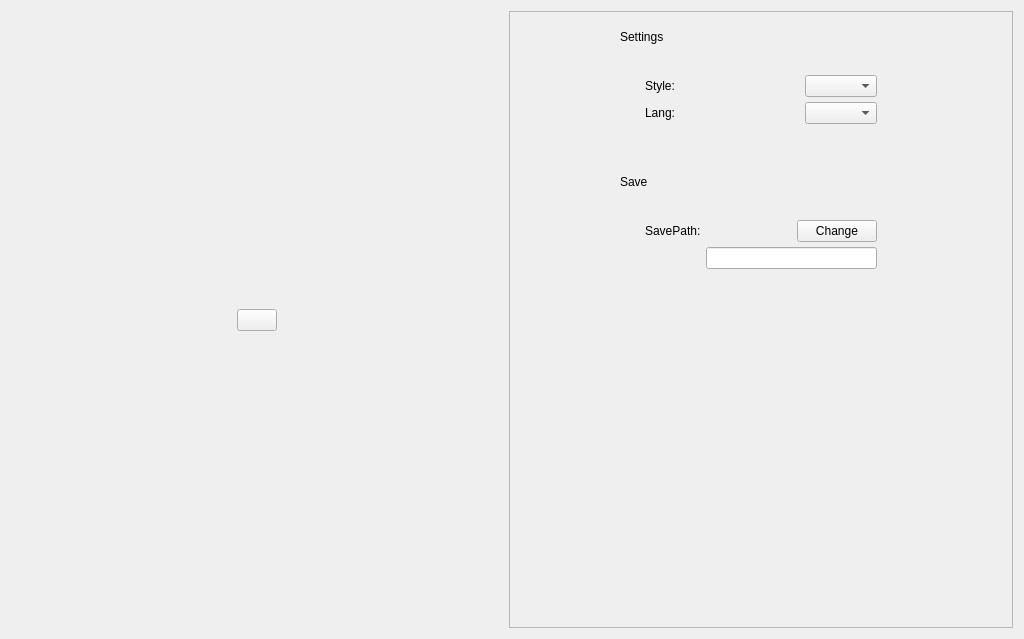
<?xml version="1.0" encoding="UTF-8"?>
<ui version="4.0">
 <class>CatSettings</class>
 <widget class="QWidget" name="CatSettings">
  <property name="geometry">
   <rect>
    <x>0</x>
    <y>0</y>
    <width>1024</width>
    <height>639</height>
   </rect>
  </property>
  <property name="windowTitle">
   <string>Form</string>
  </property>
  <layout class="QHBoxLayout" name="RootLayout">
   <item>
    <layout class="QVBoxLayout" name="LogVboxLayout">
     <item>
      <spacer name="LogTopSpacer">
       <property name="orientation">
        <enum>Qt::Vertical</enum>
       </property>
       <property name="sizeHint" stdset="0">
        <size>
         <width>20</width>
         <height>40</height>
        </size>
       </property>
      </spacer>
     </item>
     <item>
      <layout class="QHBoxLayout" name="LogHboxLayout">
       <item>
        <spacer name="LogLeftSpacer">
         <property name="orientation">
          <enum>Qt::Horizontal</enum>
         </property>
         <property name="sizeHint" stdset="0">
          <size>
           <width>40</width>
           <height>20</height>
          </size>
         </property>
        </spacer>
       </item>
       <item>
        <widget class="QPushButton" name="Log">
         <property name="text">
          <string/>
         </property>
        </widget>
       </item>
       <item>
        <spacer name="LogRightSpacer">
         <property name="orientation">
          <enum>Qt::Horizontal</enum>
         </property>
         <property name="sizeHint" stdset="0">
          <size>
           <width>40</width>
           <height>20</height>
          </size>
         </property>
        </spacer>
       </item>
      </layout>
     </item>
     <item>
      <spacer name="LogBottomSpacer">
       <property name="orientation">
        <enum>Qt::Vertical</enum>
       </property>
       <property name="sizeHint" stdset="0">
        <size>
         <width>20</width>
         <height>40</height>
        </size>
       </property>
      </spacer>
     </item>
    </layout>
   </item>
   <item>
    <widget class="QScrollArea" name="ScrollRootArea">
     <property name="widgetResizable">
      <bool>true</bool>
     </property>
     <widget class="QWidget" name="CatSettingRoot">
      <property name="geometry">
       <rect>
        <x>0</x>
        <y>0</y>
        <width>532</width>
        <height>619</height>
       </rect>
      </property>
      <layout class="QVBoxLayout" name="verticalLayout">
       <item>
        <layout class="QHBoxLayout" name="horizontalLayout">
         <item>
          <spacer name="horizontalSpacer_2">
           <property name="orientation">
            <enum>Qt::Horizontal</enum>
           </property>
           <property name="sizeType">
            <enum>QSizePolicy::Maximum</enum>
           </property>
           <property name="sizeHint" stdset="0">
            <size>
             <width>100</width>
             <height>20</height>
            </size>
           </property>
          </spacer>
         </item>
         <item>
          <widget class="QWidget" name="SettingsWidget" native="true">
           <property name="minimumSize">
            <size>
             <width>300</width>
             <height>400</height>
            </size>
           </property>
           <layout class="QVBoxLayout" name="verticalLayout_2">
            <item>
             <widget class="QLabel" name="AppSettings">
              <property name="maximumSize">
               <size>
                <width>16777215</width>
                <height>30</height>
               </size>
              </property>
              <property name="text">
               <string>Settings</string>
              </property>
             </widget>
            </item>
            <item>
             <widget class="QWidget" name="WindowColorsWidget" native="true">
              <layout class="QVBoxLayout" name="verticalLayout_3">
               <property name="leftMargin">
                <number>20</number>
               </property>
               <property name="topMargin">
                <number>20</number>
               </property>
               <property name="rightMargin">
                <number>20</number>
               </property>
               <property name="bottomMargin">
                <number>20</number>
               </property>
               <item>
                <layout class="QGridLayout" name="gridLayout">
                 <property name="leftMargin">
                  <number>5</number>
                 </property>
                 <property name="topMargin">
                  <number>5</number>
                 </property>
                 <property name="rightMargin">
                  <number>5</number>
                 </property>
                 <property name="bottomMargin">
                  <number>5</number>
                 </property>
                 <property name="spacing">
                  <number>5</number>
                 </property>
                 <item row="0" column="2">
                  <widget class="QComboBox" name="StyleComboBox"/>
                 </item>
                 <item row="1" column="0">
                  <widget class="QLabel" name="Language">
                   <property name="text">
                    <string>Lang:</string>
                   </property>
                  </widget>
                 </item>
                 <item row="0" column="0">
                  <widget class="QLabel" name="SettingStyle">
                   <property name="text">
                    <string>Style:</string>
                   </property>
                  </widget>
                 </item>
                 <item row="1" column="2">
                  <widget class="QComboBox" name="LangComboBox"/>
                 </item>
                 <item row="0" column="1">
                  <spacer name="horizontalSpacer_3">
                   <property name="orientation">
                    <enum>Qt::Horizontal</enum>
                   </property>
                   <property name="sizeHint" stdset="0">
                    <size>
                     <width>40</width>
                     <height>20</height>
                    </size>
                   </property>
                  </spacer>
                 </item>
                 <item row="1" column="1">
                  <spacer name="horizontalSpacer_4">
                   <property name="orientation">
                    <enum>Qt::Horizontal</enum>
                   </property>
                   <property name="sizeHint" stdset="0">
                    <size>
                     <width>40</width>
                     <height>20</height>
                    </size>
                   </property>
                  </spacer>
                 </item>
                </layout>
               </item>
              </layout>
             </widget>
            </item>
            <item>
             <spacer name="verticalSpacer_2">
              <property name="orientation">
               <enum>Qt::Vertical</enum>
              </property>
              <property name="sizeType">
               <enum>QSizePolicy::Maximum</enum>
              </property>
              <property name="sizeHint" stdset="0">
               <size>
                <width>20</width>
                <height>20</height>
               </size>
              </property>
             </spacer>
            </item>
            <item>
             <widget class="QLabel" name="AppSave">
              <property name="text">
               <string>Save</string>
              </property>
             </widget>
            </item>
            <item>
             <widget class="QWidget" name="SaveWidget" native="true">
              <property name="minimumSize">
               <size>
                <width>0</width>
                <height>0</height>
               </size>
              </property>
              <layout class="QVBoxLayout" name="verticalLayout_4">
               <property name="spacing">
                <number>0</number>
               </property>
               <property name="leftMargin">
                <number>20</number>
               </property>
               <property name="topMargin">
                <number>20</number>
               </property>
               <property name="rightMargin">
                <number>20</number>
               </property>
               <property name="bottomMargin">
                <number>20</number>
               </property>
               <item>
                <layout class="QGridLayout" name="gridLayout_2">
                 <property name="leftMargin">
                  <number>5</number>
                 </property>
                 <property name="topMargin">
                  <number>5</number>
                 </property>
                 <property name="rightMargin">
                  <number>5</number>
                 </property>
                 <property name="bottomMargin">
                  <number>5</number>
                 </property>
                 <property name="spacing">
                  <number>5</number>
                 </property>
                 <item row="0" column="0">
                  <widget class="QLabel" name="SavePath">
                   <property name="text">
                    <string>SavePath:</string>
                   </property>
                  </widget>
                 </item>
                 <item row="1" column="2">
                  <widget class="QLineEdit" name="SavePathEdit">
                   <property name="text">
                    <string notr="true"/>
                   </property>
                   <property name="readOnly">
                    <bool>true</bool>
                   </property>
                  </widget>
                 </item>
                 <item row="0" column="2">
                  <layout class="QHBoxLayout" name="horizontalLayout_2">
                   <item>
                    <spacer name="horizontalSpacer_5">
                     <property name="orientation">
                      <enum>Qt::Horizontal</enum>
                     </property>
                     <property name="sizeHint" stdset="0">
                      <size>
                       <width>40</width>
                       <height>20</height>
                      </size>
                     </property>
                    </spacer>
                   </item>
                   <item>
                    <widget class="QPushButton" name="ChangeButton">
                     <property name="text">
                      <string>Change</string>
                     </property>
                    </widget>
                   </item>
                  </layout>
                 </item>
                </layout>
               </item>
              </layout>
             </widget>
            </item>
            <item>
             <spacer name="verticalSpacer_3">
              <property name="orientation">
               <enum>Qt::Vertical</enum>
              </property>
              <property name="sizeHint" stdset="0">
               <size>
                <width>20</width>
                <height>40</height>
               </size>
              </property>
             </spacer>
            </item>
           </layout>
          </widget>
         </item>
         <item>
          <spacer name="horizontalSpacer">
           <property name="orientation">
            <enum>Qt::Horizontal</enum>
           </property>
           <property name="sizeType">
            <enum>QSizePolicy::Maximum</enum>
           </property>
           <property name="sizeHint" stdset="0">
            <size>
             <width>100</width>
             <height>20</height>
            </size>
           </property>
          </spacer>
         </item>
        </layout>
       </item>
       <item>
        <spacer name="verticalSpacer">
         <property name="orientation">
          <enum>Qt::Vertical</enum>
         </property>
         <property name="sizeHint" stdset="0">
          <size>
           <width>20</width>
           <height>290</height>
          </size>
         </property>
        </spacer>
       </item>
      </layout>
     </widget>
    </widget>
   </item>
  </layout>
 </widget>
 <resources/>
 <connections/>
</ui>
